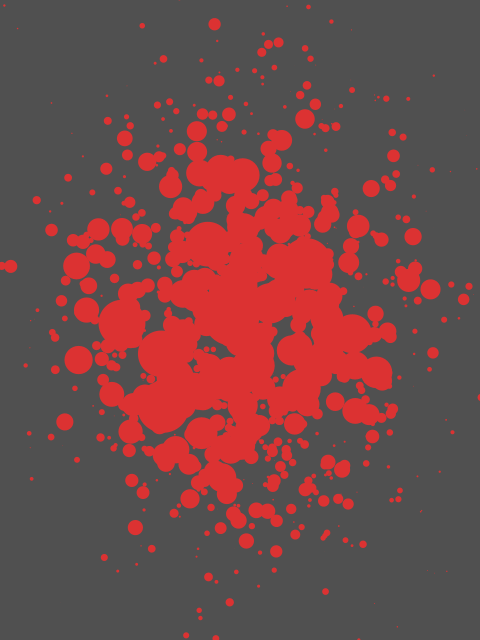
Frame 1 (no input)
Frame 2 (the mouse pressed at the canvas centre, redrawn once): identical to frame 1, image omitted

The Processing sketch that drew this single still picture (run headless with seeded random() and noise(); the mouse was pressed at the canvas centre and the sketch redrawn once):

// Processing sketch: pulp_fiction
// ── pulp_fiction.pde
// Manuale di Programmazione Cinematografica
// Daniele Olmisani, 2015

// Pulp Fiction (1994)


final color PAPER = color(80, 80, 80);
final color INK = color(220, 50, 50);

final int SPOTS = 1000;


void setup() {
 size(480, 640);
 noLoop();
}


void draw() {
  
  translate(0.5*width, 0.5*height);
  
  background(PAPER);
  
  fill(INK);
  noStroke();
  
  ellipseMode(CENTER);
  
  randomSeed(100);
  for (int i=0; i<SPOTS; i++) {
    
    float x = (0.2*width)*randomGaussian();
    float y = (0.2*height)*randomGaussian();
    float r = ((width-abs(x)-abs(y))/25.0)*randomGaussian();
    
    ellipse(x, y, r, r);
  }
  
  save("pulp-fiction.png");
}
